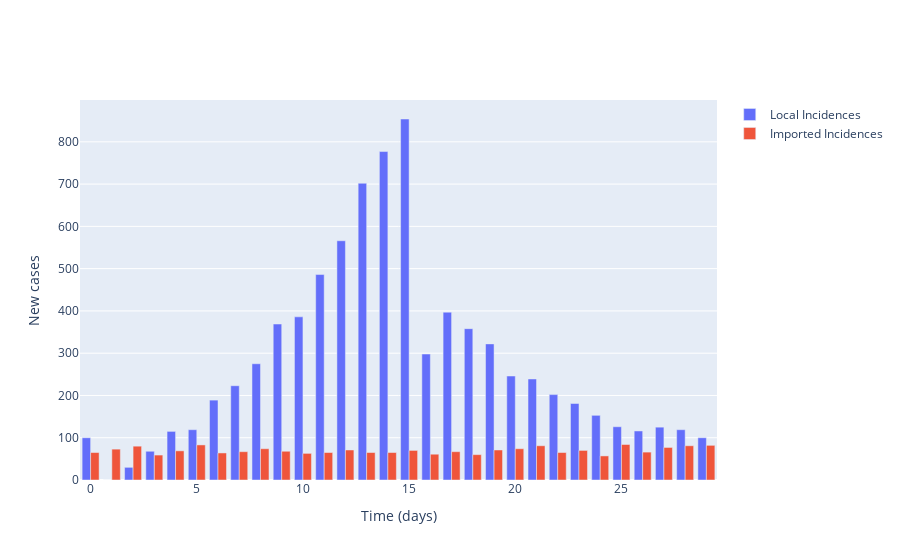

This figure's notebook cell:
### Markdown cell above
## Plot local incidence numbers and imported cases

### Code cell
# Plot (bar chart cases each day)
fig = go.Figure()

# Plot of incidences
fig.add_trace(
    go.Bar(
        x=times,
        y=locally_infected_cases,
        name='Local Incidences'
    )
)

fig.add_trace(
    go.Bar(
        x=times,
        y=imported_cases,
        name='Imported Incidences'
    )
)

# Add axis labels
fig.update_layout(
    xaxis_title='Time (days)',
    yaxis_title='New cases'
)

fig.show()

### Figure 1 — Plotly figure (JSON) as saved in the notebook; plotly's stock layout.template omitted (floating-point values rounded to 4 significant figures)
{"data": [{"name": "Local Incidences", "type": "bar", "x": [0, 1, 2, 3, 4, 5, 6, 7, 8, 9, 10, 11, 12, 13, 14, 15, 16, 17, 18, 19, 20, 21, 22, 23, 24, 25, 26, 27, 28, 29], "y": [100, 0, 30, 68, 115, 119, 189, 223, 275, 369, 386, 486, 566, 702, 777, 854, 298, 397, 358, 322, 246, 239, 202, 181, 153, 126, 116, 125, 119, 100]}, {"name": "Imported Incidences", "type": "bar", "x": [0, 1, 2, 3, 4, 5, 6, 7, 8, 9, 10, 11, 12, 13, 14, 15, 16, 17, 18, 19, 20, 21, 22, 23, 24, 25, 26, 27, 28, 29], "y": [65, 73, 80, 59, 69, 83, 64, 67, 74, 68, 63, 65, 71, 65, 65, 70, 61, 67, 60, 71, 74, 81, 65, 70, 57, 84, 66, 77, 81, 82]}], "layout": {"xaxis": {"title": {"text": "Time (days)"}}, "yaxis": {"title": {"text": "New cases"}}}}
